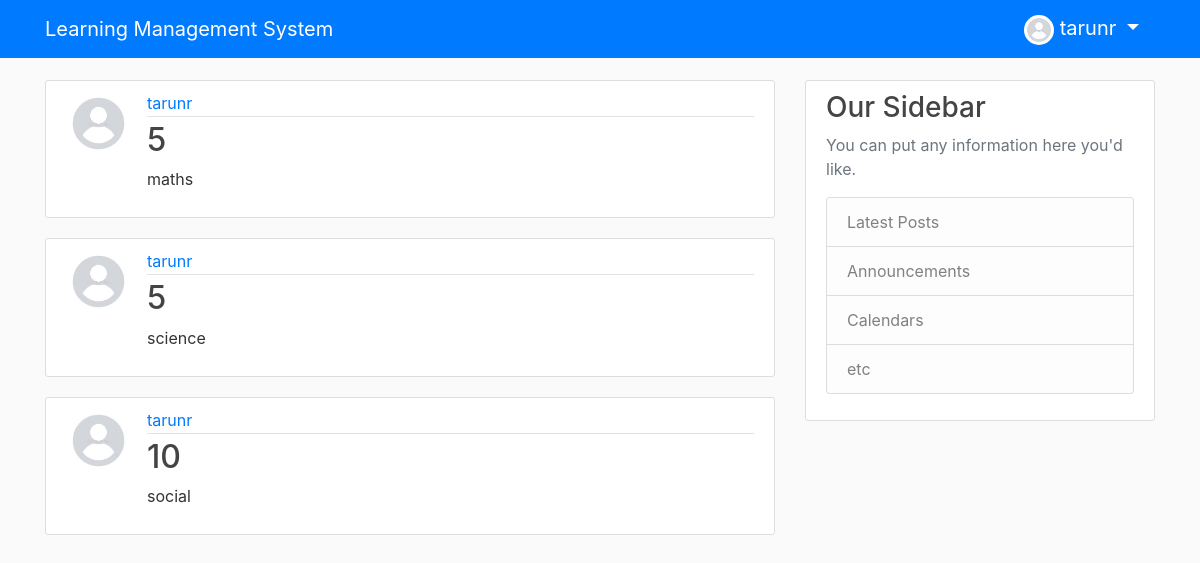
Screenshot of /user/tarunr (signed in) with the database file from the repository.
### users/models.py (models this page shows, shortened)
class Profile(models.Model):
    user = models.OneToOneField(User, on_delete=models.CASCADE)
    image = models.ImageField(default='default.jpg', upload_to='profile_pics')

### blog/models.py (models this page shows, shortened)
class Post(models.Model):
    subject = models.CharField(max_length=100)
    section = models.CharField(max_length=60, choices=[("1","1"),("2","2"),("3","3"),("4","4"),("5","5"),("6","6"),("7","7"),("8","8"),("9","9"),("10","10"),("To be Filled","To be Filled")], default="To be Filled")
    instructor = models.ForeignKey(User, on_delete = models.CASCADE)

### blog/views.py (the view)
# urls.py: path('user/<str:username>', UserPostListView.as_view(), name='user-posts'),
class UserPostListView(ListView):
    model = Post
    template_name = 'blog/user_posts.html' #<app>/<model>_<viewtype>.html
    context_object_name = 'posts'
    paginate_by = 5
    def get_queryset(self):
        user = get_object_or_404(User, username=self.kwargs.get('username'))
        user_id = user.id
        extend = get_object_or_404(Extend, user_id=user_id)
        if extend.tag == "teacher":
            return Post.objects.filter(instructor=user)
        else:
            stud_extend = get_object_or_404(StudentExtend, user_id=user_id)
            return Post.objects.filter(section=stud_extend.section)

### blog/templates/blog/user_posts.html (shortened to what this page needs)
{% extends "blog/base.html" %}
{% block content %}
        {% for post in posts %}
                <article class="media content-section">
                        <img class="rounded-circle article-img" src="{{ post.instructor.profile.image.url }}">
                        <div class="media-body">
                                <div class="article-metadata">
					<a class="mr-2" href="{% url 'user-posts' post.instructor.username %}">{{ post.instructor }}</a>
                                </div>
                                <h2><a class="article-title" href="{% url 'post-detail' post.id %}">{{ post.section }}</a></h2>
                                <p class="article-content">{{ post.subject }}</p>
                        </div>
                </article>
        {% endfor %}
{% endblock content %}

### blog/templates/blog/base.html (shortened to what this page needs)
{% load static %}
<!DOCTYPE html>
<html>
        <head>
    		<link rel="stylesheet" href="https://stackpath.bootstrapcdn.com/bootstrap/4.5.1/css/bootstrap.min.css">
		<link rel="stylesheet" type="text/css" href="{% static 'blog/main.css' %}">
        </head>
        <body>
		<header class="site-header">
  			<nav class="navbar navbar-expand-md navbar-dark bg-primary fixed-top">
    				<div class="container">
					<a class="navbar-brand mr-4" >Learning Management System</a>
      					<div class="collapse navbar-collapse" id="navbarToggle">
        					<div class="navbar-nav">
							{% if user.is_authenticated %}
								<li class="nav-item dropdown">
									<a class="navbar-brand dropdown-toggle" href="#" id="navbarDropdown" role="button" data-toggle="dropdown" aria-haspopup="true" aria-expanded="false">
										<img class="rounded-circle" width="30" height="30" src="{{ user.profile.image.url }}">
										{{ user.username }}
									</a>
      								</li>
							{% endif %}
        					</div>
      					</div>
    				</div>
  			</nav>
		</header>
		<main role="main" class="container">
  			<div class="row">
    				<div class="col-md-8">
      					{% block content %}{% endblock %}
    				</div>
    				<div class="col-md-4">
      					<div class="content-section">
        					<h3>Our Sidebar</h3>
        					<p class='text-muted'>You can put any information here you'd like.
          					<ul class="list-group">
            						<li class="list-group-item list-group-item-light">Latest Posts</li>
            						<li class="list-group-item list-group-item-light">Announcements</li>
            						<li class="list-group-item list-group-item-light">Calendars</li>
            						<li class="list-group-item list-group-item-light">etc</li>
          					</ul>
        					</p>
      					</div>
    				</div>
  			</div>
		</main>
        </body>
</html>

### blog/static/blog/main.css (style rules this page uses)
body { background: #fafafa; color: #333333; margin-top: 5rem; }
h1, h2, h3, h4, h5, h6 { color: #444444; }
ul { margin: 0; }
.content-section { background: #ffffff; padding: 10px 20px; border: 1px solid #dddddd; border-radius: 3px; margin-bottom: 20px; }
.article-title { color: #444444; }
.article-content { white-space: pre-line; }
.article-img { height: 65px; width: 65px; margin-right: 16px; }
.article-metadata { padding-bottom: 1px; margin-bottom: 4px; border-bottom: 1px solid #e3e3e3 }

### rows the page displays
Post: instructor.profile.image (placeholder picture), instructor "tarunr", section "5", subject "maths"
Post: instructor.profile.image (placeholder picture), instructor "tarunr", section "5", subject "science"
Post: instructor.profile.image (placeholder picture), instructor "tarunr", section "10", subject "social"

### other values shown
{{ user.username }} "tarunr"
